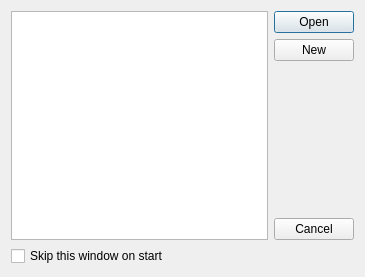
<?xml version="1.0" encoding="UTF-8"?>
<ui version="4.0">
 <class>ChoiceDB</class>
 <widget class="QDialog" name="ChoiceDB">
  <property name="geometry">
   <rect>
    <x>0</x>
    <y>0</y>
    <width>365</width>
    <height>277</height>
   </rect>
  </property>
  <property name="windowTitle">
   <string>Open Data Base or Create new</string>
  </property>
  <layout class="QGridLayout" name="gridLayout">
   <item row="0" column="0" rowspan="4">
    <widget class="QListWidget" name="listOfBDs"/>
   </item>
   <item row="0" column="1">
    <widget class="QPushButton" name="okButton">
     <property name="text">
      <string>Open</string>
     </property>
     <property name="icon">
      <iconset>
       <normalon>:/image/fileopen.png</normalon>
      </iconset>
     </property>
    </widget>
   </item>
   <item row="2" column="1">
    <spacer name="verticalSpacer">
     <property name="orientation">
      <enum>Qt::Vertical</enum>
     </property>
     <property name="sizeHint" stdset="0">
      <size>
       <width>20</width>
       <height>247</height>
      </size>
     </property>
    </spacer>
   </item>
   <item row="1" column="1">
    <widget class="QPushButton" name="newButton">
     <property name="text">
      <string>New</string>
     </property>
     <property name="icon">
      <iconset>
       <normalon>:/image/filenew.png</normalon>
      </iconset>
     </property>
    </widget>
   </item>
   <item row="3" column="1">
    <widget class="QPushButton" name="cancelButton">
     <property name="text">
      <string>Cancel</string>
     </property>
    </widget>
   </item>
   <item row="4" column="0">
    <widget class="QCheckBox" name="skipThisWindow">
     <property name="text">
      <string>Skip this window on start</string>
     </property>
    </widget>
   </item>
  </layout>
 </widget>
 <resources>
  <include location="res/res2.qrc"/>
 </resources>
 <connections>
  <connection>
   <sender>cancelButton</sender>
   <signal>clicked()</signal>
   <receiver>ChoiceDB</receiver>
   <slot>reject()</slot>
   <hints>
    <hint type="sourcelabel">
     <x>326</x>
     <y>232</y>
    </hint>
    <hint type="destinationlabel">
     <x>339</x>
     <y>255</y>
    </hint>
   </hints>
  </connection>
 </connections>
</ui>
